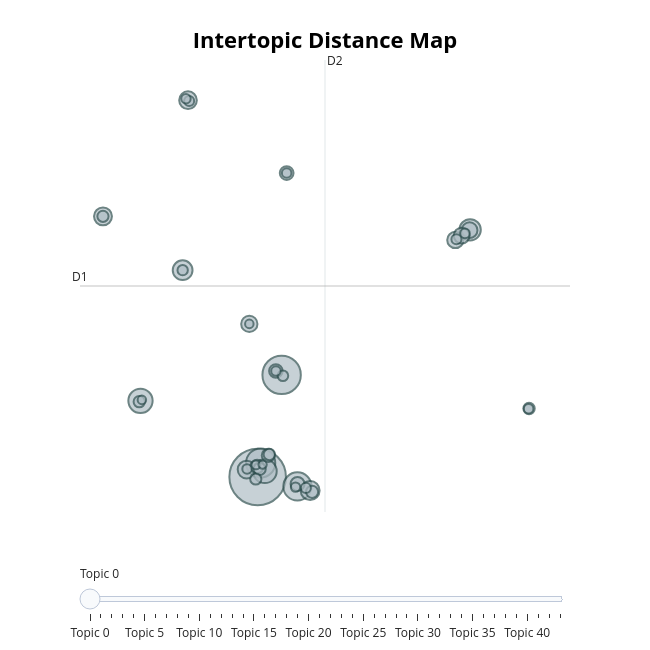

Notebook source saved alongside this figure:
### Code cell
fig = topic_model.visualize_topics()

fig.show()

### Figure 1 — Plotly figure (JSON) as saved in the notebook; plotly's stock layout.template omitted (floating-point values rounded to 4 significant figures; data arrays with more than 128 entries replaced by an {"elided": "..."} marker saying what was removed)
{"data": [{"customdata": {"elided": "44x3 mixed values"}, "hovertemplate": "<b>Topic %{customdata[0]}</b><br>%{customdata[1]}<br>Size: %{customdata[2]}", "legendgroup": "", "marker": {"color": "#B0BEC5", "line": {"color": "DarkSlateGrey", "width": 2}, "size": [1015, 467, 270, 252, 187, 180, 145, 124, 114, 102, 101, 99, 84, 84, 79, 79, 62, 60, 58, 58, 54, 48, 47, 41, 41, 41, 40, 40, 36, 34, 32, 32, 32, 29, 29, 29, 29, 29, 28, 28, 25, 23, 23, 22], "sizemode": "area", "sizeref": 0.6344, "symbol": "circle"}, "mode": "markers", "name": "", "orientation": "v", "showlegend": false, "type": "scatter", "x": [0.1042, 1.658, 0.3003, 2.682, -7.49, 0.5667, 13.88, -4.759, 3.506, -9.922, -0.6116, -4.41, 12.92, -0.4361, 13.84, 13.33, 2.69, 1.985, 1.284, 0.07159, 0.7906, 0.2294, 3.63, 17.7, -7.57, 0.8596, -0.01667, -9.923, 1.741, -4.757, 3.228, -4.336, 12.99, -0.5809, 1.292, 17.67, 1.984, 13.54, 2.558, -4.542, -0.005886, -7.4, -0.4362, 0.4241], "xaxis": "x", "y": [-11.33, -1.647, -9.995, -12.22, -4.107, -10.77, 12.1, 8.276, -12.6, 13.37, -10.62, 24.38, 11.14, 3.185, 12.06, 11.55, -11.98, 17.48, -1.27, -10.33, -9.276, -10.56, -12.73, -4.83, -4.186, -9.194, -11.51, 13.37, -1.73, 8.275, -12.36, 24.31, 11.21, -10.56, -1.284, -4.857, 17.48, 11.76, -12.28, 24.51, -10.18, -4.016, 3.186, -10.15], "yaxis": "y"}], "layout": {"annotations": [{"showarrow": false, "text": "D1", "x": -11.41, "y": 6.775, "yshift": 10}, {"showarrow": false, "text": "D2", "x": 4.469, "xshift": 10, "y": 28.19}], "height": 650, "hoverlabel": {"bgcolor": "white", "font": {"family": "Rockwell", "size": 16}}, "legend": {"itemsizing": "constant", "tracegroupgap": 0}, "margin": {"t": 60}, "shapes": [{"line": {"color": "#CFD8DC", "width": 2}, "type": "line", "x0": 4.469, "x1": 4.469, "y0": -14.64, "y1": 28.19}, {"line": {"color": "#9E9E9E", "width": 2}, "type": "line", "x0": -11.41, "x1": 20.35, "y0": 6.775, "y1": 6.775}], "sliders": [{"active": 0, "pad": {"t": 50}, "steps": [{"args": [{"marker.color": [["red", "#B0BEC5", "#B0BEC5", "#B0BEC5", "#B0BEC5", "#B0BEC5", "#B0BEC5", "#B0BEC5", "#B0BEC5", "#B0BEC5", "#B0BEC5", "#B0BEC5", "#B0BEC5", "#B0BEC5", "#B0BEC5", "#B0BEC5", "#B0BEC5", "#B0BEC5", "#B0BEC5", "#B0BEC5", "#B0BEC5", "#B0BEC5", "#B0BEC5", "#B0BEC5", "#B0BEC5", "#B0BEC5", "#B0BEC5", "#B0BEC5", "#B0BEC5", "#B0BEC5", "#B0BEC5", "#B0BEC5", "#B0BEC5", "#B0BEC5", "#B0BEC5", "#B0BEC5", "#B0BEC5", "#B0BEC5", "#B0BEC5", "#B0BEC5", "#B0BEC5", "#B0BEC5", "#B0BEC5", "#B0BEC5"]]}], "label": "Topic 0", "method": "update"}, {"args": [{"marker.color": [["#B0BEC5", "red", "#B0BEC5", "#B0BEC5", "#B0BEC5", "#B0BEC5", "#B0BEC5", "#B0BEC5", "#B0BEC5", "#B0BEC5", "#B0BEC5", "#B0BEC5", "#B0BEC5", "#B0BEC5", "#B0BEC5", "#B0BEC5", "#B0BEC5", "#B0BEC5", "#B0BEC5", "#B0BEC5", "#B0BEC5", "#B0BEC5", "#B0BEC5", "#B0BEC5", "#B0BEC5", "#B0BEC5", "#B0BEC5", "#B0BEC5", "#B0BEC5", "#B0BEC5", "#B0BEC5", "#B0BEC5", "#B0BEC5", "#B0BEC5", "#B0BEC5", "#B0BEC5", "#B0BEC5", "#B0BEC5", "#B0BEC5", "#B0BEC5", "#B0BEC5", "#B0BEC5", "#B0BEC5", "#B0BEC5"]]}], "label": "Topic 1", "method": "update"}, {"args": [{"marker.color": [["#B0BEC5", "#B0BEC5", "red", "#B0BEC5", "#B0BEC5", "#B0BEC5", "#B0BEC5", "#B0BEC5", "#B0BEC5", "#B0BEC5", "#B0BEC5", "#B0BEC5", "#B0BEC5", "#B0BEC5", "#B0BEC5", "#B0BEC5", "#B0BEC5", "#B0BEC5", "#B0BEC5", "#B0BEC5", "#B0BEC5", "#B0BEC5", "#B0BEC5", "#B0BEC5", "#B0BEC5", "#B0BEC5", "#B0BEC5", "#B0BEC5", "#B0BEC5", "#B0BEC5", "#B0BEC5", "#B0BEC5", "#B0BEC5", "#B0BEC5", "#B0BEC5", "#B0BEC5", "#B0BEC5", "#B0BEC5", "#B0BEC5", "#B0BEC5", "#B0BEC5", "#B0BEC5", "#B0BEC5", "#B0BEC5"]]}], "label": "Topic 2", "method": "update"}, {"args": [{"marker.color": [["#B0BEC5", "#B0BEC5", "#B0BEC5", "red", "#B0BEC5", "#B0BEC5", "#B0BEC5", "#B0BEC5", "#B0BEC5", "#B0BEC5", "#B0BEC5", "#B0BEC5", "#B0BEC5", "#B0BEC5", "#B0BEC5", "#B0BEC5", "#B0BEC5", "#B0BEC5", "#B0BEC5", "#B0BEC5", "#B0BEC5", "#B0BEC5", "#B0BEC5", "#B0BEC5", "#B0BEC5", "#B0BEC5", "#B0BEC5", "#B0BEC5", "#B0BEC5", "#B0BEC5", "#B0BEC5", "#B0BEC5", "#B0BEC5", "#B0BEC5", "#B0BEC5", "#B0BEC5", "#B0BEC5", "#B0BEC5", "#B0BEC5", "#B0BEC5", "#B0BEC5", "#B0BEC5", "#B0BEC5", "#B0BEC5"]]}], "label": "Topic 3", "method": "update"}, {"args": [{"marker.color": [["#B0BEC5", "#B0BEC5", "#B0BEC5", "#B0BEC5", "red", "#B0BEC5", "#B0BEC5", "#B0BEC5", "#B0BEC5", "#B0BEC5", "#B0BEC5", "#B0BEC5", "#B0BEC5", "#B0BEC5", "#B0BEC5", "#B0BEC5", "#B0BEC5", "#B0BEC5", "#B0BEC5", "#B0BEC5", "#B0BEC5", "#B0BEC5", "#B0BEC5", "#B0BEC5", "#B0BEC5", "#B0BEC5", "#B0BEC5", "#B0BEC5", "#B0BEC5", "#B0BEC5", "#B0BEC5", "#B0BEC5", "#B0BEC5", "#B0BEC5", "#B0BEC5", "#B0BEC5", "#B0BEC5", "#B0BEC5", "#B0BEC5", "#B0BEC5", "#B0BEC5", "#B0BEC5", "#B0BEC5", "#B0BEC5"]]}], "label": "Topic 4", "method": "update"}, {"args": [{"marker.color": [["#B0BEC5", "#B0BEC5", "#B0BEC5", "#B0BEC5", "#B0BEC5", "red", "#B0BEC5", "#B0BEC5", "#B0BEC5", "#B0BEC5", "#B0BEC5", "#B0BEC5", "#B0BEC5", "#B0BEC5", "#B0BEC5", "#B0BEC5", "#B0BEC5", "#B0BEC5", "#B0BEC5", "#B0BEC5", "#B0BEC5", "#B0BEC5", "#B0BEC5", "#B0BEC5", "#B0BEC5", "#B0BEC5", "#B0BEC5", "#B0BEC5", "#B0BEC5", "#B0BEC5", "#B0BEC5", "#B0BEC5", "#B0BEC5", "#B0BEC5", "#B0BEC5", "#B0BEC5", "#B0BEC5", "#B0BEC5", "#B0BEC5", "#B0BEC5", "#B0BEC5", "#B0BEC5", "#B0BEC5", "#B0BEC5"]]}], "label": "Topic 5", "method": "update"}, {"args": [{"marker.color": [["#B0BEC5", "#B0BEC5", "#B0BEC5", "#B0BEC5", "#B0BEC5", "#B0BEC5", "red", "#B0BEC5", "#B0BEC5", "#B0BEC5", "#B0BEC5", "#B0BEC5", "#B0BEC5", "#B0BEC5", "#B0BEC5", "#B0BEC5", "#B0BEC5", "#B0BEC5", "#B0BEC5", "#B0BEC5", "#B0BEC5", "#B0BEC5", "#B0BEC5", "#B0BEC5", "#B0BEC5", "#B0BEC5", "#B0BEC5", "#B0BEC5", "#B0BEC5", "#B0BEC5", "#B0BEC5", "#B0BEC5", "#B0BEC5", "#B0BEC5", "#B0BEC5", "#B0BEC5", "#B0BEC5", "#B0BEC5", "#B0BEC5", "#B0BEC5", "#B0BEC5", "#B0BEC5", "#B0BEC5", "#B0BEC5"]]}], "label": "Topic 6", "method": "update"}, {"args": [{"marker.color": [["#B0BEC5", "#B0BEC5", "#B0BEC5", "#B0BEC5", "#B0BEC5", "#B0BEC5", "#B0BEC5", "red", "#B0BEC5", "#B0BEC5", "#B0BEC5", "#B0BEC5", "#B0BEC5", "#B0BEC5", "#B0BEC5", "#B0BEC5", "#B0BEC5", "#B0BEC5", "#B0BEC5", "#B0BEC5", "#B0BEC5", "#B0BEC5", "#B0BEC5", "#B0BEC5", "#B0BEC5", "#B0BEC5", "#B0BEC5", "#B0BEC5", "#B0BEC5", "#B0BEC5", "#B0BEC5", "#B0BEC5", "#B0BEC5", "#B0BEC5", "#B0BEC5", "#B0BEC5", "#B0BEC5", "#B0BEC5", "#B0BEC5", "#B0BEC5", "#B0BEC5", "#B0BEC5", "#B0BEC5", "#B0BEC5"]]}], "label": "Topic 7", "method": "update"}, {"args": [{"marker.color": [["#B0BEC5", "#B0BEC5", "#B0BEC5", "#B0BEC5", "#B0BEC5", "#B0BEC5", "#B0BEC5", "#B0BEC5", "red", "#B0BEC5", "#B0BEC5", "#B0BEC5", "#B0BEC5", "#B0BEC5", "#B0BEC5", "#B0BEC5", "#B0BEC5", "#B0BEC5", "#B0BEC5", "#B0BEC5", "#B0BEC5", "#B0BEC5", "#B0BEC5", "#B0BEC5", "#B0BEC5", "#B0BEC5", "#B0BEC5", "#B0BEC5", "#B0BEC5", "#B0BEC5", "#B0BEC5", "#B0BEC5", "#B0BEC5", "#B0BEC5", "#B0BEC5", "#B0BEC5", "#B0BEC5", "#B0BEC5", "#B0BEC5", "#B0BEC5", "#B0BEC5", "#B0BEC5", "#B0BEC5", "#B0BEC5"]]}], "label": "Topic 8", "method": "update"}, {"args": [{"marker.color": [["#B0BEC5", "#B0BEC5", "#B0BEC5", "#B0BEC5", "#B0BEC5", "#B0BEC5", "#B0BEC5", "#B0BEC5", "#B0BEC5", "red", "#B0BEC5", "#B0BEC5", "#B0BEC5", "#B0BEC5", "#B0BEC5", "#B0BEC5", "#B0BEC5", "#B0BEC5", "#B0BEC5", "#B0BEC5", "#B0BEC5", "#B0BEC5", "#B0BEC5", "#B0BEC5", "#B0BEC5", "#B0BEC5", "#B0BEC5", "#B0BEC5", "#B0BEC5", "#B0BEC5", "#B0BEC5", "#B0BEC5", "#B0BEC5", "#B0BEC5", "#B0BEC5", "#B0BEC5", "#B0BEC5", "#B0BEC5", "#B0BEC5", "#B0BEC5", "#B0BEC5", "#B0BEC5", "#B0BEC5", "#B0BEC5"]]}], "label": "Topic 9", "method": "update"}, {"args": [{"marker.color": [["#B0BEC5", "#B0BEC5", "#B0BEC5", "#B0BEC5", "#B0BEC5", "#B0BEC5", "#B0BEC5", "#B0BEC5", "#B0BEC5", "#B0BEC5", "red", "#B0BEC5", "#B0BEC5", "#B0BEC5", "#B0BEC5", "#B0BEC5", "#B0BEC5", "#B0BEC5", "#B0BEC5", "#B0BEC5", "#B0BEC5", "#B0BEC5", "#B0BEC5", "#B0BEC5", "#B0BEC5", "#B0BEC5", "#B0BEC5", "#B0BEC5", "#B0BEC5", "#B0BEC5", "#B0BEC5", "#B0BEC5", "#B0BEC5", "#B0BEC5", "#B0BEC5", "#B0BEC5", "#B0BEC5", "#B0BEC5", "#B0BEC5", "#B0BEC5", "#B0BEC5", "#B0BEC5", "#B0BEC5", "#B0BEC5"]]}], "label": "Topic 10", "method": "update"}, {"args": [{"marker.color": [["#B0BEC5", "#B0BEC5", "#B0BEC5", "#B0BEC5", "#B0BEC5", "#B0BEC5", "#B0BEC5", "#B0BEC5", "#B0BEC5", "#B0BEC5", "#B0BEC5", "red", "#B0BEC5", "#B0BEC5", "#B0BEC5", "#B0BEC5", "#B0BEC5", "#B0BEC5", "#B0BEC5", "#B0BEC5", "#B0BEC5", "#B0BEC5", "#B0BEC5", "#B0BEC5", "#B0BEC5", "#B0BEC5", "#B0BEC5", "#B0BEC5", "#B0BEC5", "#B0BEC5", "#B0BEC5", "#B0BEC5", "#B0BEC5", "#B0BEC5", "#B0BEC5", "#B0BEC5", "#B0BEC5", "#B0BEC5", "#B0BEC5", "#B0BEC5", "#B0BEC5", "#B0BEC5", "#B0BEC5", "#B0BEC5"]]}], "label": "Topic 11", "method": "update"}, {"args": [{"marker.color": [["#B0BEC5", "#B0BEC5", "#B0BEC5", "#B0BEC5", "#B0BEC5", "#B0BEC5", "#B0BEC5", "#B0BEC5", "#B0BEC5", "#B0BEC5", "#B0BEC5", "#B0BEC5", "red", "#B0BEC5", "#B0BEC5", "#B0BEC5", "#B0BEC5", "#B0BEC5", "#B0BEC5", "#B0BEC5", "#B0BEC5", "#B0BEC5", "#B0BEC5", "#B0BEC5", "#B0BEC5", "#B0BEC5", "#B0BEC5", "#B0BEC5", "#B0BEC5", "#B0BEC5", "#B0BEC5", "#B0BEC5", "#B0BEC5", "#B0BEC5", "#B0BEC5", "#B0BEC5", "#B0BEC5", "#B0BEC5", "#B0BEC5", "#B0BEC5", "#B0BEC5", "#B0BEC5", "#B0BEC5", "#B0BEC5"]]}], "label": "Topic 12", "method": "update"}, {"args": [{"marker.color": [["#B0BEC5", "#B0BEC5", "#B0BEC5", "#B0BEC5", "#B0BEC5", "#B0BEC5", "#B0BEC5", "#B0BEC5", "#B0BEC5", "#B0BEC5", "#B0BEC5", "#B0BEC5", "#B0BEC5", "red", "#B0BEC5", "#B0BEC5", "#B0BEC5", "#B0BEC5", "#B0BEC5", "#B0BEC5", "#B0BEC5", "#B0BEC5", "#B0BEC5", "#B0BEC5", "#B0BEC5", "#B0BEC5", "#B0BEC5", "#B0BEC5", "#B0BEC5", "#B0BEC5", "#B0BEC5", "#B0BEC5", "#B0BEC5", "#B0BEC5", "#B0BEC5", "#B0BEC5", "#B0BEC5", "#B0BEC5", "#B0BEC5", "#B0BEC5", "#B0BEC5", "#B0BEC5", "#B0BEC5", "#B0BEC5"]]}], "label": "Topic 13", "method": "update"}, {"args": [{"marker.color": [["#B0BEC5", "#B0BEC5", "#B0BEC5", "#B0BEC5", "#B0BEC5", "#B0BEC5", "#B0BEC5", "#B0BEC5", "#B0BEC5", "#B0BEC5", "#B0BEC5", "#B0BEC5", "#B0BEC5", "#B0BEC5", "red", "#B0BEC5", "#B0BEC5", "#B0BEC5", "#B0BEC5", "#B0BEC5", "#B0BEC5", "#B0BEC5", "#B0BEC5", "#B0BEC5", "#B0BEC5", "#B0BEC5", "#B0BEC5", "#B0BEC5", "#B0BEC5", "#B0BEC5", "#B0BEC5", "#B0BEC5", "#B0BEC5", "#B0BEC5", "#B0BEC5", "#B0BEC5", "#B0BEC5", "#B0BEC5", "#B0BEC5", "#B0BEC5", "#B0BEC5", "#B0BEC5", "#B0BEC5", "#B0BEC5"]]}], "label": "Topic 14", "method": "update"}, {"args": [{"marker.color": [["#B0BEC5", "#B0BEC5", "#B0BEC5", "#B0BEC5", "#B0BEC5", "#B0BEC5", "#B0BEC5", "#B0BEC5", "#B0BEC5", "#B0BEC5", "#B0BEC5", "#B0BEC5", "#B0BEC5", "#B0BEC5", "#B0BEC5", "red", "#B0BEC5", "#B0BEC5", "#B0BEC5", "#B0BEC5", "#B0BEC5", "#B0BEC5", "#B0BEC5", "#B0BEC5", "#B0BEC5", "#B0BEC5", "#B0BEC5", "#B0BEC5", "#B0BEC5", "#B0BEC5", "#B0BEC5", "#B0BEC5", "#B0BEC5", "#B0BEC5", "#B0BEC5", "#B0BEC5", "#B0BEC5", "#B0BEC5", "#B0BEC5", "#B0BEC5", "#B0BEC5", "#B0BEC5", "#B0BEC5", "#B0BEC5"]]}], "label": "Topic 15", "method": "update"}, {"args": [{"marker.color": [["#B0BEC5", "#B0BEC5", "#B0BEC5", "#B0BEC5", "#B0BEC5", "#B0BEC5", "#B0BEC5", "#B0BEC5", "#B0BEC5", "#B0BEC5", "#B0BEC5", "#B0BEC5", "#B0BEC5", "#B0BEC5", "#B0BEC5", "#B0BEC5", "red", "#B0BEC5", "#B0BEC5", "#B0BEC5", "#B0BEC5", "#B0BEC5", "#B0BEC5", "#B0BEC5", "#B0BEC5", "#B0BEC5", "#B0BEC5", "#B0BEC5", "#B0BEC5", "#B0BEC5", "#B0BEC5", "#B0BEC5", "#B0BEC5", "#B0BEC5", "#B0BEC5", "#B0BEC5", "#B0BEC5", "#B0BEC5", "#B0BEC5", "#B0BEC5", "#B0BEC5", "#B0BEC5", "#B0BEC5", "#B0BEC5"]]}], "label": "Topic 16", "method": "update"}, {"args": [{"marker.color": [["#B0BEC5", "#B0BEC5", "#B0BEC5", "#B0BEC5", "#B0BEC5", "#B0BEC5", "#B0BEC5", "#B0BEC5", "#B0BEC5", "#B0BEC5", "#B0BEC5", "#B0BEC5", "#B0BEC5", "#B0BEC5", "#B0BEC5", "#B0BEC5", "#B0BEC5", "red", "#B0BEC5", "#B0BEC5", "#B0BEC5", "#B0BEC5", "#B0BEC5", "#B0BEC5", "#B0BEC5", "#B0BEC5", "#B0BEC5", "#B0BEC5", "#B0BEC5", "#B0BEC5", "#B0BEC5", "#B0BEC5", "#B0BEC5", "#B0BEC5", "#B0BEC5", "#B0BEC5", "#B0BEC5", "#B0BEC5", "#B0BEC5", "#B0BEC5", "#B0BEC5", "#B0BEC5", "#B0BEC5", "#B0BEC5"]]}], "label": "Topic 17", "method": "update"}, {"args": [{"marker.color": [["#B0BEC5", "#B0BEC5", "#B0BEC5", "#B0BEC5", "#B0BEC5", "#B0BEC5", "#B0BEC5", "#B0BEC5", "#B0BEC5", "#B0BEC5", "#B0BEC5", "#B0BEC5", "#B0BEC5", "#B0BEC5", "#B0BEC5", "#B0BEC5", "#B0BEC5", "#B0BEC5", "red", "#B0BEC5", "#B0BEC5", "#B0BEC5", "#B0BEC5", "#B0BEC5", "#B0BEC5", "#B0BEC5", "#B0BEC5", "#B0BEC5", "#B0BEC5", "#B0BEC5", "#B0BEC5", "#B0BEC5", "#B0BEC5", "#B0BEC5", "#B0BEC5", "#B0BEC5", "#B0BEC5", "#B0BEC5", "#B0BEC5", "#B0BEC5", "#B0BEC5", "#B0BEC5", "#B0BEC5", "#B0BEC5"]]}], "label": "Topic 18", "method": "update"}, {"args": [{"marker.color": [["#B0BEC5", "#B0BEC5", "#B0BEC5", "#B0BEC5", "#B0BEC5", "#B0BEC5", "#B0BEC5", "#B0BEC5", "#B0BEC5", "#B0BEC5", "#B0BEC5", "#B0BEC5", "#B0BEC5", "#B0BEC5", "#B0BEC5", "#B0BEC5", "#B0BEC5", "#B0BEC5", "#B0BEC5", "red", "#B0BEC5", "#B0BEC5", "#B0BEC5", "#B0BEC5", "#B0BEC5", "#B0BEC5", "#B0BEC5", "#B0BEC5", "#B0BEC5", "#B0BEC5", "#B0BEC5", "#B0BEC5", "#B0BEC5", "#B0BEC5", "#B0BEC5", "#B0BEC5", "#B0BEC5", "#B0BEC5", "#B0BEC5", "#B0BEC5", "#B0BEC5", "#B0BEC5", "#B0BEC5", "#B0BEC5"]]}], "label": "Topic 19", "method": "update"}, {"args": [{"marker.color": [["#B0BEC5", "#B0BEC5", "#B0BEC5", "#B0BEC5", "#B0BEC5", "#B0BEC5", "#B0BEC5", "#B0BEC5", "#B0BEC5", "#B0BEC5", "#B0BEC5", "#B0BEC5", "#B0BEC5", "#B0BEC5", "#B0BEC5", "#B0BEC5", "#B0BEC5", "#B0BEC5", "#B0BEC5", "#B0BEC5", "red", "#B0BEC5", "#B0BEC5", "#B0BEC5", "#B0BEC5", "#B0BEC5", "#B0BEC5", "#B0BEC5", "#B0BEC5", "#B0BEC5", "#B0BEC5", "#B0BEC5", "#B0BEC5", "#B0BEC5", "#B0BEC5", "#B0BEC5", "#B0BEC5", "#B0BEC5", "#B0BEC5", "#B0BEC5", "#B0BEC5", "#B0BEC5", "#B0BEC5", "#B0BEC5"]]}], "label": "Topic 20", "method": "update"}, {"args": [{"marker.color": [["#B0BEC5", "#B0BEC5", "#B0BEC5", "#B0BEC5", "#B0BEC5", "#B0BEC5", "#B0BEC5", "#B0BEC5", "#B0BEC5", "#B0BEC5", "#B0BEC5", "#B0BEC5", "#B0BEC5", "#B0BEC5", "#B0BEC5", "#B0BEC5", "#B0BEC5", "#B0BEC5", "#B0BEC5", "#B0BEC5", "#B0BEC5", "red", "#B0BEC5", "#B0BEC5", "#B0BEC5", "#B0BEC5", "#B0BEC5", "#B0BEC5", "#B0BEC5", "#B0BEC5", "#B0BEC5", "#B0BEC5", "#B0BEC5", "#B0BEC5", "#B0BEC5", "#B0BEC5", "#B0BEC5", "#B0BEC5", "#B0BEC5", "#B0BEC5", "#B0BEC5", "#B0BEC5", "#B0BEC5", "#B0BEC5"]]}], "label": "Topic 21", "method": "update"}, {"args": [{"marker.color": [["#B0BEC5", "#B0BEC5", "#B0BEC5", "#B0BEC5", "#B0BEC5", "#B0BEC5", "#B0BEC5", "#B0BEC5", "#B0BEC5", "#B0BEC5", "#B0BEC5", "#B0BEC5", "#B0BEC5", "#B0BEC5", "#B0BEC5", "#B0BEC5", "#B0BEC5", "#B0BEC5", "#B0BEC5", "#B0BEC5", "#B0BEC5", "#B0BEC5", "red", "#B0BEC5", "#B0BEC5", "#B0BEC5", "#B0BEC5", "#B0BEC5", "#B0BEC5", "#B0BEC5", "#B0BEC5", "#B0BEC5", "#B0BEC5", "#B0BEC5", "#B0BEC5", "#B0BEC5", "#B0BEC5", "#B0BEC5", "#B0BEC5", "#B0BEC5", "#B0BEC5", "#B0BEC5", "#B0BEC5", "#B0BEC5"]]}], "label": "Topic 22", "method": "update"}, {"args": [{"marker.color": [["#B0BEC5", "#B0BEC5", "#B0BEC5", "#B0BEC5", "#B0BEC5", "#B0BEC5", "#B0BEC5", "#B0BEC5", "#B0BEC5", "#B0BEC5", "#B0BEC5", "#B0BEC5", "#B0BEC5", "#B0BEC5", "#B0BEC5", "#B0BEC5", "#B0BEC5", "#B0BEC5", "#B0BEC5", "#B0BEC5", "#B0BEC5", "#B0BEC5", "#B0BEC5", "red", "#B0BEC5", "#B0BEC5", "#B0BEC5", "#B0BEC5", "#B0BEC5", "#B0BEC5", "#B0BEC5", "#B0BEC5", "#B0BEC5", "#B0BEC5", "#B0BEC5", "#B0BEC5", "#B0BEC5", "#B0BEC5", "#B0BEC5", "#B0BEC5", "#B0BEC5", "#B0BEC5", "#B0BEC5", "#B0BEC5"]]}], "label": "Topic 23", "method": "update"}, {"args": [{"marker.color": [["#B0BEC5", "#B0BEC5", "#B0BEC5", "#B0BEC5", "#B0BEC5", "#B0BEC5", "#B0BEC5", "#B0BEC5", "#B0BEC5", "#B0BEC5", "#B0BEC5", "#B0BEC5", "#B0BEC5", "#B0BEC5", "#B0BEC5", "#B0BEC5", "#B0BEC5", "#B0BEC5", "#B0BEC5", "#B0BEC5", "#B0BEC5", "#B0BEC5", "#B0BEC5", "#B0BEC5", "red", "#B0BEC5", "#B0BEC5", "#B0BEC5", "#B0BEC5", "#B0BEC5", "#B0BEC5", "#B0BEC5", "#B0BEC5", "#B0BEC5", "#B0BEC5", "#B0BEC5", "#B0BEC5", "#B0BEC5", "#B0BEC5", "#B0BEC5", "#B0BEC5", "#B0BEC5", "#B0BEC5", "#B0BEC5"]]}], "label": "Topic 24", "method": "update"}, {"args": [{"marker.color": [["#B0BEC5", "#B0BEC5", "#B0BEC5", "#B0BEC5", "#B0BEC5", "#B0BEC5", "#B0BEC5", "#B0BEC5", "#B0BEC5", "#B0BEC5", "#B0BEC5", "#B0BEC5", "#B0BEC5", "#B0BEC5", "#B0BEC5", "#B0BEC5", "#B0BEC5", "#B0BEC5", "#B0BEC5", "#B0BEC5", "#B0BEC5", "#B0BEC5", "#B0BEC5", "#B0BEC5", "#B0BEC5", "red", "#B0BEC5", "#B0BEC5", "#B0BEC5", "#B0BEC5", "#B0BEC5", "#B0BEC5", "#B0BEC5", "#B0BEC5", "#B0BEC5", "#B0BEC5", "#B0BEC5", "#B0BEC5", "#B0BEC5", "#B0BEC5", "#B0BEC5", "#B0BEC5", "#B0BEC5", "#B0BEC5"]]}], "label": "Topic 25", "method": "update"}, {"args": [{"marker.color": [["#B0BEC5", "#B0BEC5", "#B0BEC5", "#B0BEC5", "#B0BEC5", "#B0BEC5", "#B0BEC5", "#B0BEC5", "#B0BEC5", "#B0BEC5", "#B0BEC5", "#B0BEC5", "#B0BEC5", "#B0BEC5", "#B0BEC5", "#B0BEC5", "#B0BEC5", "#B0BEC5", "#B0BEC5", "#B0BEC5", "#B0BEC5", "#B0BEC5", "#B0BEC5", "#B0BEC5", "#B0BEC5", "#B0BEC5", "red", "#B0BEC5", "#B0BEC5", "#B0BEC5", "#B0BEC5", "#B0BEC5", "#B0BEC5", "#B0BEC5", "#B0BEC5", "#B0BEC5", "#B0BEC5", "#B0BEC5", "#B0BEC5", "#B0BEC5", "#B0BEC5", "#B0BEC5", "#B0BEC5", "#B0BEC5"]]}], "label": "Topic 26", "method": "update"}, {"args": [{"marker.color": [["#B0BEC5", "#B0BEC5", "#B0BEC5", "#B0BEC5", "#B0BEC5", "#B0BEC5", "#B0BEC5", "#B0BEC5", "#B0BEC5", "#B0BEC5", "#B0BEC5", "#B0BEC5", "#B0BEC5", "#B0BEC5", "#B0BEC5", "#B0BEC5", "#B0BEC5", "#B0BEC5", "#B0BEC5", "#B0BEC5", "#B0BEC5", "#B0BEC5", "#B0BEC5", "#B0BEC5", "#B0BEC5", "#B0BEC5", "#B0BEC5", "red", "#B0BEC5", "#B0BEC5", "#B0BEC5", "#B0BEC5", "#B0BEC5", "#B0BEC5", "#B0BEC5", "#B0BEC5", "#B0BEC5", "#B0BEC5", "#B0BEC5", "#B0BEC5", "#B0BEC5", "#B0BEC5", "#B0BEC5", "#B0BEC5"]]}], "label": "Topic 27", "method": "update"}, {"args": [{"marker.color": [["#B0BEC5", "#B0BEC5", "#B0BEC5", "#B0BEC5", "#B0BEC5", "#B0BEC5", "#B0BEC5", "#B0BEC5", "#B0BEC5", "#B0BEC5", "#B0BEC5", "#B0BEC5", "#B0BEC5", "#B0BEC5", "#B0BEC5", "#B0BEC5", "#B0BEC5", "#B0BEC5", "#B0BEC5", "#B0BEC5", "#B0BEC5", "#B0BEC5", "#B0BEC5", "#B0BEC5", "#B0BEC5", "#B0BEC5", "#B0BEC5", "#B0BEC5", "red", "#B0BEC5", "#B0BEC5", "#B0BEC5", "#B0BEC5", "#B0BEC5", "#B0BEC5", "#B0BEC5", "#B0BEC5", "#B0BEC5", "#B0BEC5", "#B0BEC5", "#B0BEC5", "#B0BEC5", "#B0BEC5", "#B0BEC5"]]}], "label": "Topic 28", "method": "update"}, {"args": [{"marker.color": [["#B0BEC5", "#B0BEC5", "#B0BEC5", "#B0BEC5", "#B0BEC5", "#B0BEC5", "#B0BEC5", "#B0BEC5", "#B0BEC5", "#B0BEC5", "#B0BEC5", "#B0BEC5", "#B0BEC5", "#B0BEC5", "#B0BEC5", "#B0BEC5", "#B0BEC5", "#B0BEC5", "#B0BEC5", "#B0BEC5", "#B0BEC5", "#B0BEC5", "#B0BEC5", "#B0BEC5", "#B0BEC5", "#B0BEC5", "#B0BEC5", "#B0BEC5", "#B0BEC5", "red", "#B0BEC5", "#B0BEC5", "#B0BEC5", "#B0BEC5", "#B0BEC5", "#B0BEC5", "#B0BEC5", "#B0BEC5", "#B0BEC5", "#B0BEC5", "#B0BEC5", "#B0BEC5", "#B0BEC5", "#B0BEC5"]]}], "label": "Topic 29", "method": "update"}, {"args": [{"marker.color": [["#B0BEC5", "#B0BEC5", "#B0BEC5", "#B0BEC5", "#B0BEC5", "#B0BEC5", "#B0BEC5", "#B0BEC5", "#B0BEC5", "#B0BEC5", "#B0BEC5", "#B0BEC5", "#B0BEC5", "#B0BEC5", "#B0BEC5", "#B0BEC5", "#B0BEC5", "#B0BEC5", "#B0BEC5", "#B0BEC5", "#B0BEC5", "#B0BEC5", "#B0BEC5", "#B0BEC5", "#B0BEC5", "#B0BEC5", "#B0BEC5", "#B0BEC5", "#B0BEC5", "#B0BEC5", "red", "#B0BEC5", "#B0BEC5", "#B0BEC5", "#B0BEC5", "#B0BEC5", "#B0BEC5", "#B0BEC5", "#B0BEC5", "#B0BEC5", "#B0BEC5", "#B0BEC5", "#B0BEC5", "#B0BEC5"]]}], "label": "Topic 30", "method": "update"}, {"args": [{"marker.color": [["#B0BEC5", "#B0BEC5", "#B0BEC5", "#B0BEC5", "#B0BEC5", "#B0BEC5", "#B0BEC5", "#B0BEC5", "#B0BEC5", "#B0BEC5", "#B0BEC5", "#B0BEC5", "#B0BEC5", "#B0BEC5", "#B0BEC5", "#B0BEC5", "#B0BEC5", "#B0BEC5", "#B0BEC5", "#B0BEC5", "#B0BEC5", "#B0BEC5", "#B0BEC5", "#B0BEC5", "#B0BEC5", "#B0BEC5", "#B0BEC5", "#B0BEC5", "#B0BEC5", "#B0BEC5", "#B0BEC5", "red", "#B0BEC5", "#B0BEC5", "#B0BEC5", "#B0BEC5", "#B0BEC5", "#B0BEC5", "#B0BEC5", "#B0BEC5", "#B0BEC5", "#B0BEC5", "#B0BEC5", "#B0BEC5"]]}], "label": "Topic 31", "method": "update"}, {"args": [{"marker.color": [["#B0BEC5", "#B0BEC5", "#B0BEC5", "#B0BEC5", "#B0BEC5", "#B0BEC5", "#B0BEC5", "#B0BEC5", "#B0BEC5", "#B0BEC5", "#B0BEC5", "#B0BEC5", "#B0BEC5", "#B0BEC5", "#B0BEC5", "#B0BEC5", "#B0BEC5", "#B0BEC5", "#B0BEC5", "#B0BEC5", "#B0BEC5", "#B0BEC5", "#B0BEC5", "#B0BEC5", "#B0BEC5", "#B0BEC5", "#B0BEC5", "#B0BEC5", "#B0BEC5", "#B0BEC5", "#B0BEC5", "#B0BEC5", "red", "#B0BEC5", "#B0BEC5", "#B0BEC5", "#B0BEC5", "#B0BEC5", "#B0BEC5", "#B0BEC5", "#B0BEC5", "#B0BEC5", "#B0BEC5", "#B0BEC5"]]}], "label": "Topic 32", "method": "update"}, {"args": [{"marker.color": [["#B0BEC5", "#B0BEC5", "#B0BEC5", "#B0BEC5", "#B0BEC5", "#B0BEC5", "#B0BEC5", "#B0BEC5", "#B0BEC5", "#B0BEC5", "#B0BEC5", "#B0BEC5", "#B0BEC5", "#B0BEC5", "#B0BEC5", "#B0BEC5", "#B0BEC5", "#B0BEC5", "#B0BEC5", "#B0BEC5", "#B0BEC5", "#B0BEC5", "#B0BEC5", "#B0BEC5", "#B0BEC5", "#B0BEC5", "#B0BEC5", "#B0BEC5", "#B0BEC5", "#B0BEC5", "#B0BEC5", "#B0BEC5", "#B0BEC5", "red", "#B0BEC5", "#B0BEC5", "#B0BEC5", "#B0BEC5", "#B0BEC5", "#B0BEC5", "#B0BEC5", "#B0BEC5", "#B0BEC5", "#B0BEC5"]]}], "label": "Topic 33", "method": "update"}, {"args": [{"marker.color": [["#B0BEC5", "#B0BEC5", "#B0BEC5", "#B0BEC5", "#B0BEC5", "#B0BEC5", "#B0BEC5", "#B0BEC5", "#B0BEC5", "#B0BEC5", "#B0BEC5", "#B0BEC5", "#B0BEC5", "#B0BEC5", "#B0BEC5", "#B0BEC5", "#B0BEC5", "#B0BEC5", "#B0BEC5", "#B0BEC5", "#B0BEC5", "#B0BEC5", "#B0BEC5", "#B0BEC5", "#B0BEC5", "#B0BEC5", "#B0BEC5", "#B0BEC5", "#B0BEC5", "#B0BEC5", "#B0BEC5", "#B0BEC5", "#B0BEC5", "#B0BEC5", "red", "#B0BEC5", "#B0BEC5", "#B0BEC5", "#B0BEC5", "#B0BEC5", "#B0BEC5", "#B0BEC5", "#B0BEC5", "#B0BEC5"]]}], "label": "Topic 34", "method": "update"}, {"args": [{"marker.color": [["#B0BEC5", "#B0BEC5", "#B0BEC5", "#B0BEC5", "#B0BEC5", "#B0BEC5", "#B0BEC5", "#B0BEC5", "#B0BEC5", "#B0BEC5", "#B0BEC5", "#B0BEC5", "#B0BEC5", "#B0BEC5", "#B0BEC5", "#B0BEC5", "#B0BEC5", "#B0BEC5", "#B0BEC5", "#B0BEC5", "#B0BEC5", "#B0BEC5", "#B0BEC5", "#B0BEC5", "#B0BEC5", "#B0BEC5", "#B0BEC5", "#B0BEC5", "#B0BEC5", "#B0BEC5", "#B0BEC5", "#B0BEC5", "#B0BEC5", "#B0BEC5", "#B0BEC5", "red", "#B0BEC5", "#B0BEC5", "#B0BEC5", "#B0BEC5", "#B0BEC5", "#B0BEC5", "#B0BEC5", "#B0BEC5"]]}], "label": "Topic 35", "method": "update"}, {"args": [{"marker.color": [["#B0BEC5", "#B0BEC5", "#B0BEC5", "#B0BEC5", "#B0BEC5", "#B0BEC5", "#B0BEC5", "#B0BEC5", "#B0BEC5", "#B0BEC5", "#B0BEC5", "#B0BEC5", "#B0BEC5", "#B0BEC5", "#B0BEC5", "#B0BEC5", "#B0BEC5", "#B0BEC5", "#B0BEC5", "#B0BEC5", "#B0BEC5", "#B0BEC5", "#B0BEC5", "#B0BEC5", "#B0BEC5", "#B0BEC5", "#B0BEC5", "#B0BEC5", "#B0BEC5", "#B0BEC5", "#B0BEC5", "#B0BEC5", "#B0BEC5", "#B0BEC5", "#B0BEC5", "#B0BEC5", "red", "#B0BEC5", "#B0BEC5", "#B0BEC5", "#B0BEC5", "#B0BEC5", "#B0BEC5", "#B0BEC5"]]}], "label": "Topic 36", "method": "update"}, {"args": [{"marker.color": [["#B0BEC5", "#B0BEC5", "#B0BEC5", "#B0BEC5", "#B0BEC5", "#B0BEC5", "#B0BEC5", "#B0BEC5", "#B0BEC5", "#B0BEC5", "#B0BEC5", "#B0BEC5", "#B0BEC5", "#B0BEC5", "#B0BEC5", "#B0BEC5", "#B0BEC5", "#B0BEC5", "#B0BEC5", "#B0BEC5", "#B0BEC5", "#B0BEC5", "#B0BEC5", "#B0BEC5", "#B0BEC5", "#B0BEC5", "#B0BEC5", "#B0BEC5", "#B0BEC5", "#B0BEC5", "#B0BEC5", "#B0BEC5", "#B0BEC5", "#B0BEC5", "#B0BEC5", "#B0BEC5", "#B0BEC5", "red", "#B0BEC5", "#B0BEC5", "#B0BEC5", "#B0BEC5", "#B0BEC5", "#B0BEC5"]]}], "label": "Topic 37", "method": "update"}, {"args": [{"marker.color": [["#B0BEC5", "#B0BEC5", "#B0BEC5", "#B0BEC5", "#B0BEC5", "#B0BEC5", "#B0BEC5", "#B0BEC5", "#B0BEC5", "#B0BEC5", "#B0BEC5", "#B0BEC5", "#B0BEC5", "#B0BEC5", "#B0BEC5", "#B0BEC5", "#B0BEC5", "#B0BEC5", "#B0BEC5", "#B0BEC5", "#B0BEC5", "#B0BEC5", "#B0BEC5", "#B0BEC5", "#B0BEC5", "#B0BEC5", "#B0BEC5", "#B0BEC5", "#B0BEC5", "#B0BEC5", "#B0BEC5", "#B0BEC5", "#B0BEC5", "#B0BEC5", "#B0BEC5", "#B0BEC5", "#B0BEC5", "#B0BEC5", "red", "#B0BEC5", "#B0BEC5", "#B0BEC5", "#B0BEC5", "#B0BEC5"]]}], "label": "Topic 38", "method": "update"}, {"args": [{"marker.color": [["#B0BEC5", "#B0BEC5", "#B0BEC5", "#B0BEC5", "#B0BEC5", "#B0BEC5", "#B0BEC5", "#B0BEC5", "#B0BEC5", "#B0BEC5", "#B0BEC5", "#B0BEC5", "#B0BEC5", "#B0BEC5", "#B0BEC5", "#B0BEC5", "#B0BEC5", "#B0BEC5", "#B0BEC5", "#B0BEC5", "#B0BEC5", "#B0BEC5", "#B0BEC5", "#B0BEC5", "#B0BEC5", "#B0BEC5", "#B0BEC5", "#B0BEC5", "#B0BEC5", "#B0BEC5", "#B0BEC5", "#B0BEC5", "#B0BEC5", "#B0BEC5", "#B0BEC5", "#B0BEC5", "#B0BEC5", "#B0BEC5", "#B0BEC5", "red", "#B0BEC5", "#B0BEC5", "#B0BEC5", "#B0BEC5"]]}], "label": "Topic 39", "method": "update"}, {"args": [{"marker.color": [["#B0BEC5", "#B0BEC5", "#B0BEC5", "#B0BEC5", "#B0BEC5", "#B0BEC5", "#B0BEC5", "#B0BEC5", "#B0BEC5", "#B0BEC5", "#B0BEC5", "#B0BEC5", "#B0BEC5", "#B0BEC5", "#B0BEC5", "#B0BEC5", "#B0BEC5", "#B0BEC5", "#B0BEC5", "#B0BEC5", "#B0BEC5", "#B0BEC5", "#B0BEC5", "#B0BEC5", "#B0BEC5", "#B0BEC5", "#B0BEC5", "#B0BEC5", "#B0BEC5", "#B0BEC5", "#B0BEC5", "#B0BEC5", "#B0BEC5", "#B0BEC5", "#B0BEC5", "#B0BEC5", "#B0BEC5", "#B0BEC5", "#B0BEC5", "#B0BEC5", "red", "#B0BEC5", "#B0BEC5", "#B0BEC5"]]}], "label": "Topic 40", "method": "update"}, {"args": [{"marker.color": [["#B0BEC5", "#B0BEC5", "#B0BEC5", "#B0BEC5", "#B0BEC5", "#B0BEC5", "#B0BEC5", "#B0BEC5", "#B0BEC5", "#B0BEC5", "#B0BEC5", "#B0BEC5", "#B0BEC5", "#B0BEC5", "#B0BEC5", "#B0BEC5", "#B0BEC5", "#B0BEC5", "#B0BEC5", "#B0BEC5", "#B0BEC5", "#B0BEC5", "#B0BEC5", "#B0BEC5", "#B0BEC5", "#B0BEC5", "#B0BEC5", "#B0BEC5", "#B0BEC5", "#B0BEC5", "#B0BEC5", "#B0BEC5", "#B0BEC5", "#B0BEC5", "#B0BEC5", "#B0BEC5", "#B0BEC5", "#B0BEC5", "#B0BEC5", "#B0BEC5", "#B0BEC5", "red", "#B0BEC5", "#B0BEC5"]]}], "label": "Topic 41", "method": "update"}, {"args": [{"marker.color": [["#B0BEC5", "#B0BEC5", "#B0BEC5", "#B0BEC5", "#B0BEC5", "#B0BEC5", "#B0BEC5", "#B0BEC5", "#B0BEC5", "#B0BEC5", "#B0BEC5", "#B0BEC5", "#B0BEC5", "#B0BEC5", "#B0BEC5", "#B0BEC5", "#B0BEC5", "#B0BEC5", "#B0BEC5", "#B0BEC5", "#B0BEC5", "#B0BEC5", "#B0BEC5", "#B0BEC5", "#B0BEC5", "#B0BEC5", "#B0BEC5", "#B0BEC5", "#B0BEC5", "#B0BEC5", "#B0BEC5", "#B0BEC5", "#B0BEC5", "#B0BEC5", "#B0BEC5", "#B0BEC5", "#B0BEC5", "#B0BEC5", "#B0BEC5", "#B0BEC5", "#B0BEC5", "#B0BEC5", "red", "#B0BEC5"]]}], "label": "Topic 42", "method": "update"}, {"args": [{"marker.color": [["#B0BEC5", "#B0BEC5", "#B0BEC5", "#B0BEC5", "#B0BEC5", "#B0BEC5", "#B0BEC5", "#B0BEC5", "#B0BEC5", "#B0BEC5", "#B0BEC5", "#B0BEC5", "#B0BEC5", "#B0BEC5", "#B0BEC5", "#B0BEC5", "#B0BEC5", "#B0BEC5", "#B0BEC5", "#B0BEC5", "#B0BEC5", "#B0BEC5", "#B0BEC5", "#B0BEC5", "#B0BEC5", "#B0BEC5", "#B0BEC5", "#B0BEC5", "#B0BEC5", "#B0BEC5", "#B0BEC5", "#B0BEC5", "#B0BEC5", "#B0BEC5", "#B0BEC5", "#B0BEC5", "#B0BEC5", "#B0BEC5", "#B0BEC5", "#B0BEC5", "#B0BEC5", "#B0BEC5", "#B0BEC5", "red"]]}], "label": "Topic 43", "method": "update"}]}], "title": {"font": {"color": "Black", "size": 22}, "text": "<b>Intertopic Distance Map</b>", "x": 0.5, "xanchor": "center", "y": 0.95, "yanchor": "top"}, "width": 650, "xaxis": {"anchor": "y", "domain": [0, 1], "range": [-11.41, 20.35], "title": {"text": ""}, "visible": false}, "yaxis": {"anchor": "x", "domain": [0, 1], "range": [-14.64, 28.19], "title": {"text": ""}, "visible": false}}}
